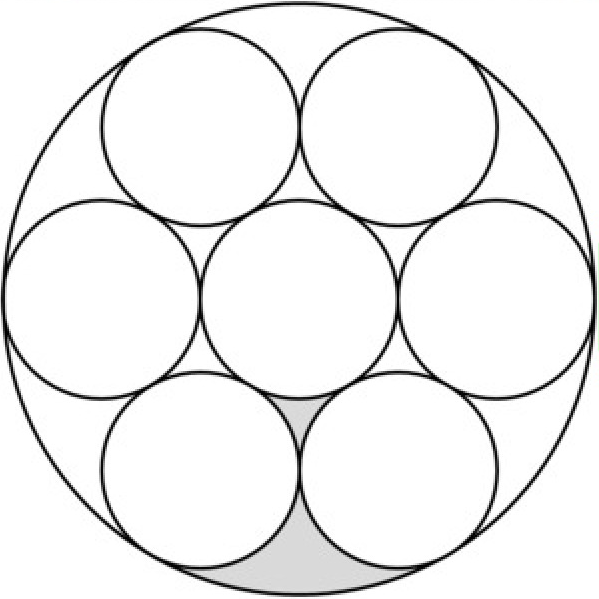
#> input picture circulos.png, 599 x 599 px
$ python detectar_circulos.py
#> lines starting #> are read from the running program, lines starting #| are printed output that depends on the picture; after the words box and inside, x2 and y2 are one past the last pixel; in counts of white or black regions, pixels touching at a corner belong together
import cv2
import numpy as np
frame = cv2.imread('circulos.png')
#> frame is the input picture: shape (599, 599, 3); mean B, G, R 240, 240, 240
gray = cv2.cvtColor(frame, cv2.COLOR_BGR2GRAY)
circles = cv2.HoughCircles(gray, cv2.HOUGH_GRADIENT, 1.2, 100)
#> circles = [[299.4, 297, 295.4], [397.8, 469.8, 96.24], [397.8, 126.6, 97.2], [199.8, 126.6, 100.1], [198.6, 469.8, 95.64], [498.6, 299.4, 99.36], [100.2, 300.6, 99.24]]
if circles is not None:
    circles = np.round(circles[0, :]).astype("int")
#> circles = [[299, 297, 295], [398, 470, 96], [398, 127, 97], [200, 127, 100], [199, 470, 96], [499, 299, 99], [100, 301, 99]]
    for (x, y, r) in circles:
        cv2.circle(frame, (x, y), r, (0, 255, 0), 4)
        print(r)
#> this loop made 7 passes
#| 295
#| 96
#| 97
#| 100
#| 96
#| 99
#| 99
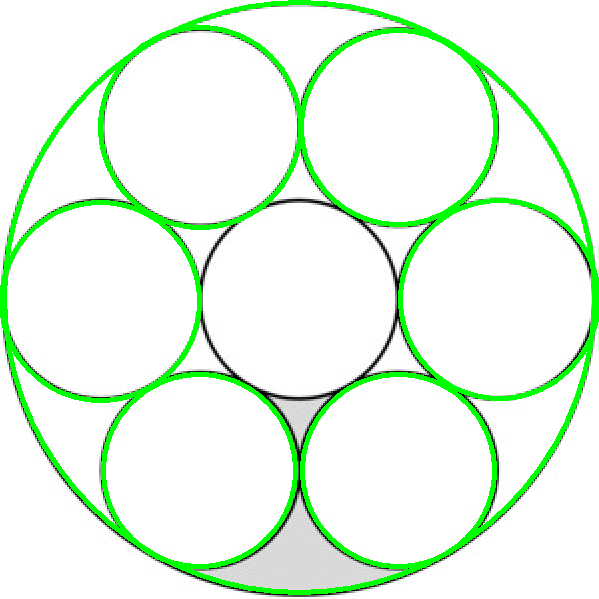
#> frame: shape (599, 599, 3); 7.14% of pixels changed, all inside (x1, y1, x2, y2) = (0, 0, 599, 595)
while(True):
    cv2.imshow('img',gray)
    if cv2.waitKey(1) & 0xFF == ord('q'):
#> (key q is pressed here)
        break

cv2.destroyAllWindows()

$ run again, with pitrain.png copied over circulos.png
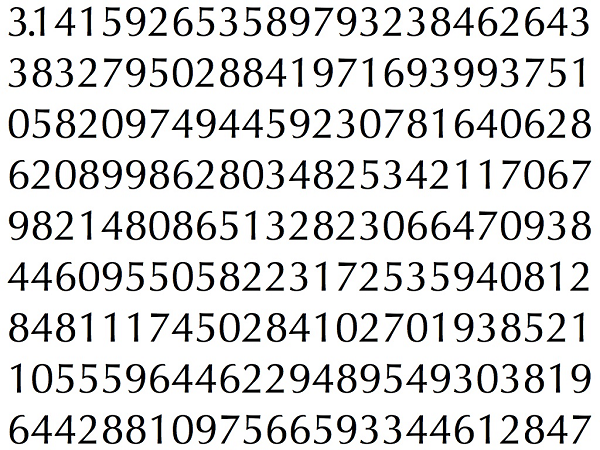
#> input picture pitrain.png, 600 x 450 px
#> frame is the input picture: shape (450, 600, 3); mean B, G, R 217.4, 217.6, 217.5
#> `circles = cv2.HoughCircles(gray, cv2.HOUGH_GRADIENT, 1.2, 100)`: circles = [[370.2, 198.6, 192.1], [279, 253.8, 137.9], [400.2, 310.2, 130.9], [112.2, 155.4, 97.44], [322.2, 96.6, 90.84], [156.6, 305.4, 86.04], [223.8, 142.2, 84.48], [505.8, 203.4, 83.88]]
#> `circles = np.round(circles[0, :]).astype("int")`: circles = [[370, 199, 192], [279, 254, 138], [400, 310, 131], [112, 155, 97], [322, 97, 91], [157, 305, 86], [224, 142, 84], [506, 203, 84]]
#> the loop `for (x, y, r) in circles:` made 8 passes
#> (printed output is left out)
#> after the loop `for (x, y, r) in circles:`:
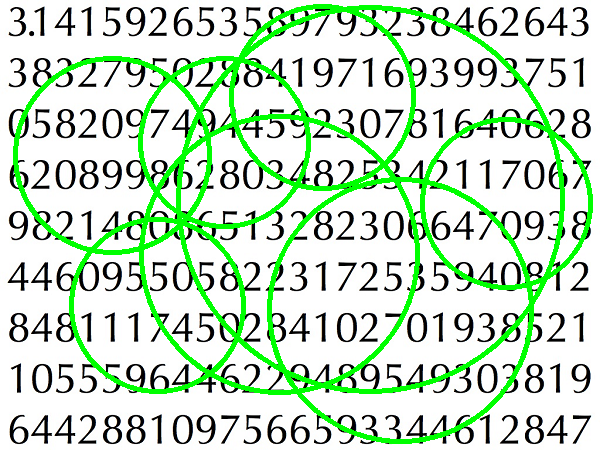
#> frame: shape (450, 600, 3); 10.03% of pixels changed, all inside (x1, y1, x2, y2) = (13, 4, 593, 444)
